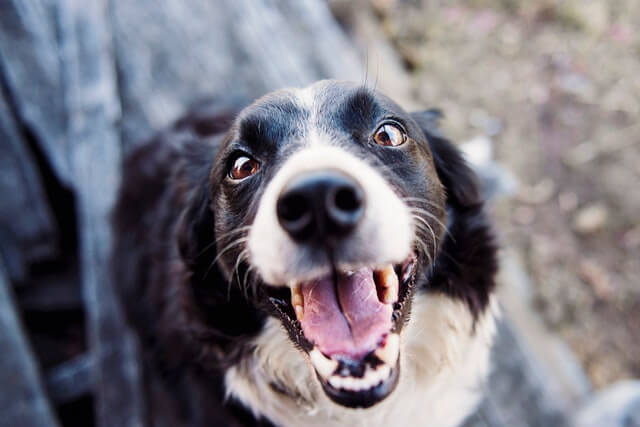
#> input picture Friday 08:30 - 10:30/E22CSEU1069_Adv_Cv_Labs/LAB 5/rgb_image.jpg, 640 x 427 px, found by its file name
$ jupyter execute --allow-errors CSET340_Lab3.ipynb   (older library calls are emulated)
#> lines starting #> are read from the running program, lines starting #| are printed output that depends on the picture; after the words box and inside, x2 and y2 are one past the last pixel; in counts of white or black regions, pixels touching at a corner belong together
[cell 1]
import cv2
import numpy as np
from google.colab import files
from IPython.display import display
from PIL import Image

uploaded = files.upload()
#> the answer given: rgb_image.jpg
for filename in uploaded.keys():
    image_path = filename

img = cv2.imread(image_path)
#> img is the input picture: shape (427, 640, 3); mean B, G, R 127.7, 119, 122.2
if img is None:
    print("Error: Could not read the image.")
else:
    print("Image uploaded successfully.")

    # Convert BGR to RGB
    img_rgb = cv2.cvtColor(img, cv2.COLOR_BGR2RGB)

    # Resize the image (e.g., width = 400, height = 400)
    img_rgb_resized = cv2.resize(img_rgb, (400, 300))
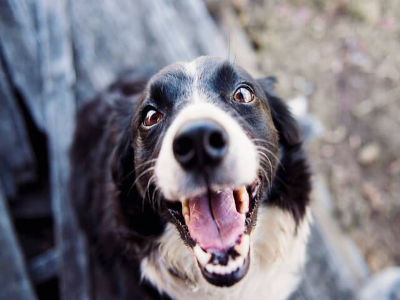
#> img_rgb_resized: shape (300, 400, 3); mean R, G, B 122.1, 118.9, 127.6
    cv2.imwrite("image_rgb_resized.jpg", img_rgb_resized)

    # Display the resized RGB image
    display(Image.open("image_rgb_resized.jpg"))
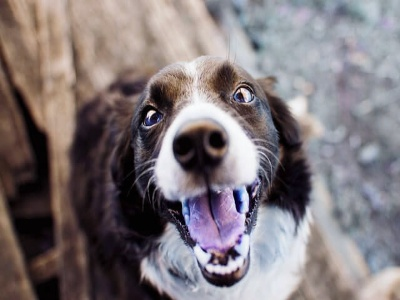
#> shown: PIL image 400x300 RGB; mean R, G, B 127.5, 118.9, 122.1

    # Extract image size
    height, width, channels = img.shape
#> height = 427; width = 640; channels = 3
    print(f"Original Image Size: {width}x{height} (Width x Height)")
#| Original Image Size: 640x427 (Width x Height)

    # Calculate total pixels
    total_pixels = height * width
#> total_pixels = 273280
    print(f"Total Pixels: {total_pixels}")
#| Total Pixels: 273280

    # Convert to Grayscale
    img_gray = cv2.cvtColor(img, cv2.COLOR_BGR2GRAY)
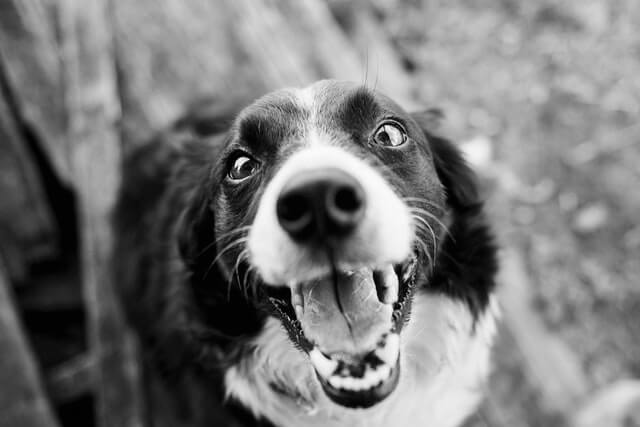
#> img_gray: shape (427, 640); min 0, max 254, mean 120.9

    # Resize the grayscale image
    img_gray_resized = cv2.resize(img_gray, (400, 300))
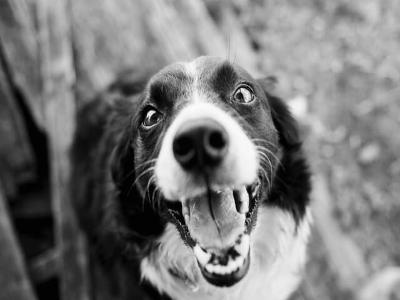
#> img_gray_resized: shape (300, 400); min 0, max 253, mean 120.8
    cv2.imwrite("image_gray_resized.jpg", img_gray_resized)

    # Display the resized Grayscale image
    display(Image.open("image_gray_resized.jpg"))

    # Convert to Binary using threshold
    _, img_binary = cv2.threshold(img_gray, 128, 255, cv2.THRESH_BINARY)
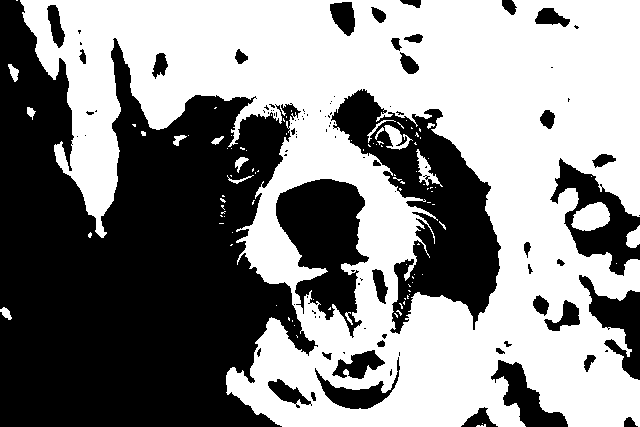
#> img_binary: shape (427, 640); 53.9% white; 102 black regions (62 under 20 px), largest, box (x1, y1, x2, y2) and area: (0, 0, 318, 427) 84602, (331, 89, 501, 334) 16606, (276, 179, 369, 338) 8363

    # Resize the binary image
    img_binary_resized = cv2.resize(img_binary, (400, 300))
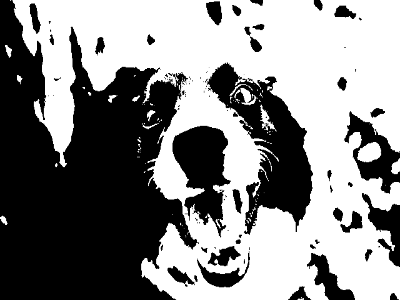
#> img_binary_resized: shape (300, 400); min 0, max 255, mean 137.4
    cv2.imwrite("image_binary_resized.jpg", img_binary_resized)

    # Display the resized Binary image
    display(Image.open("image_binary_resized.jpg"))

    # Count black pixels in the Binary image
    black_pixels = np.sum(img_binary == 0)
#> black_pixels = 126054
    print(f"Black Pixels Count: {black_pixels}")
#| Black Pixels Count: 126054

[cell 2]
import cv2
import numpy as np
import matplotlib.pyplot as plt
from skimage.filters import prewitt, roberts
from google.colab import files

# Upload image
uploaded = files.upload()
#> the answer given: rgb_image.jpg
for filename in uploaded.keys():
    image_path = filename

# Read the image
img = cv2.imread(image_path, cv2.IMREAD_GRAYSCALE)
#> img: shape (427, 640); min 0, max 255, mean 120.9
#> `sobel_x = cv2.Sobel(img, cv2.CV_64F, 1, 0, ksize=3)`:
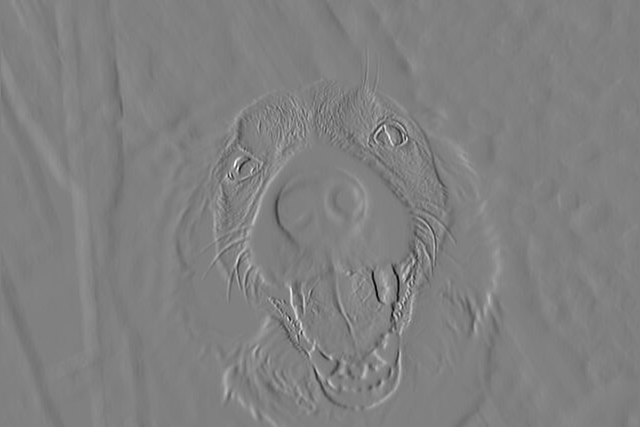
#> sobel_x: shape (427, 640) float64; min -875, max 860, mean 0.9; drawn with min black and max white
#> `sobel_y = cv2.Sobel(img, cv2.CV_64F, 0, 1, ksize=3)`:
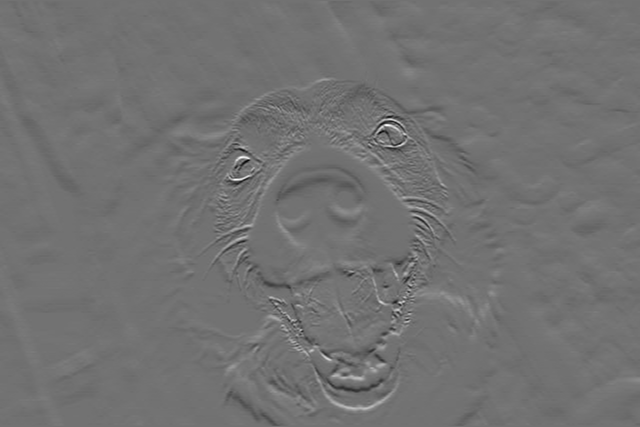
#> sobel_y: shape (427, 640) float64; min -700, max 861, mean -0.9; drawn with min black and max white
#> `prewitt_x = prewitt(img)`:
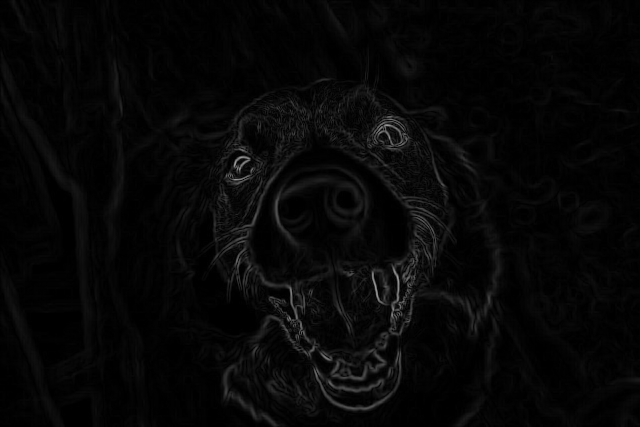
#> prewitt_x: shape (427, 640) float64; min 0, max 0.61, mean 0.0282
#> `canny_edges = cv2.Canny(img, 100, 200)`:
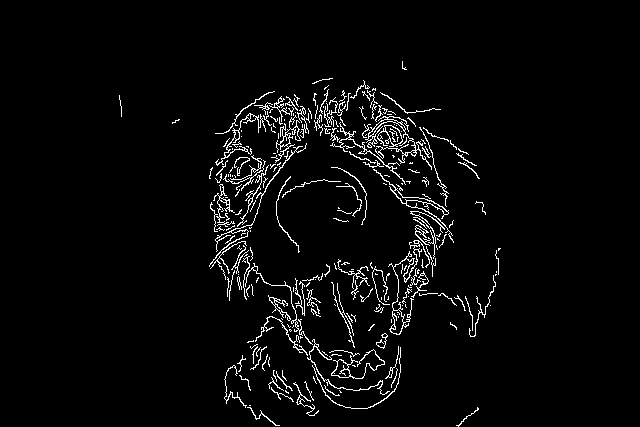
#> canny_edges: shape (427, 640); 3.6% white in thin lines or dots, all inside (x1, y1, x2, y2) = (119, 61, 501, 427)
#> (the rest of this cell did not finish here and is left out)
